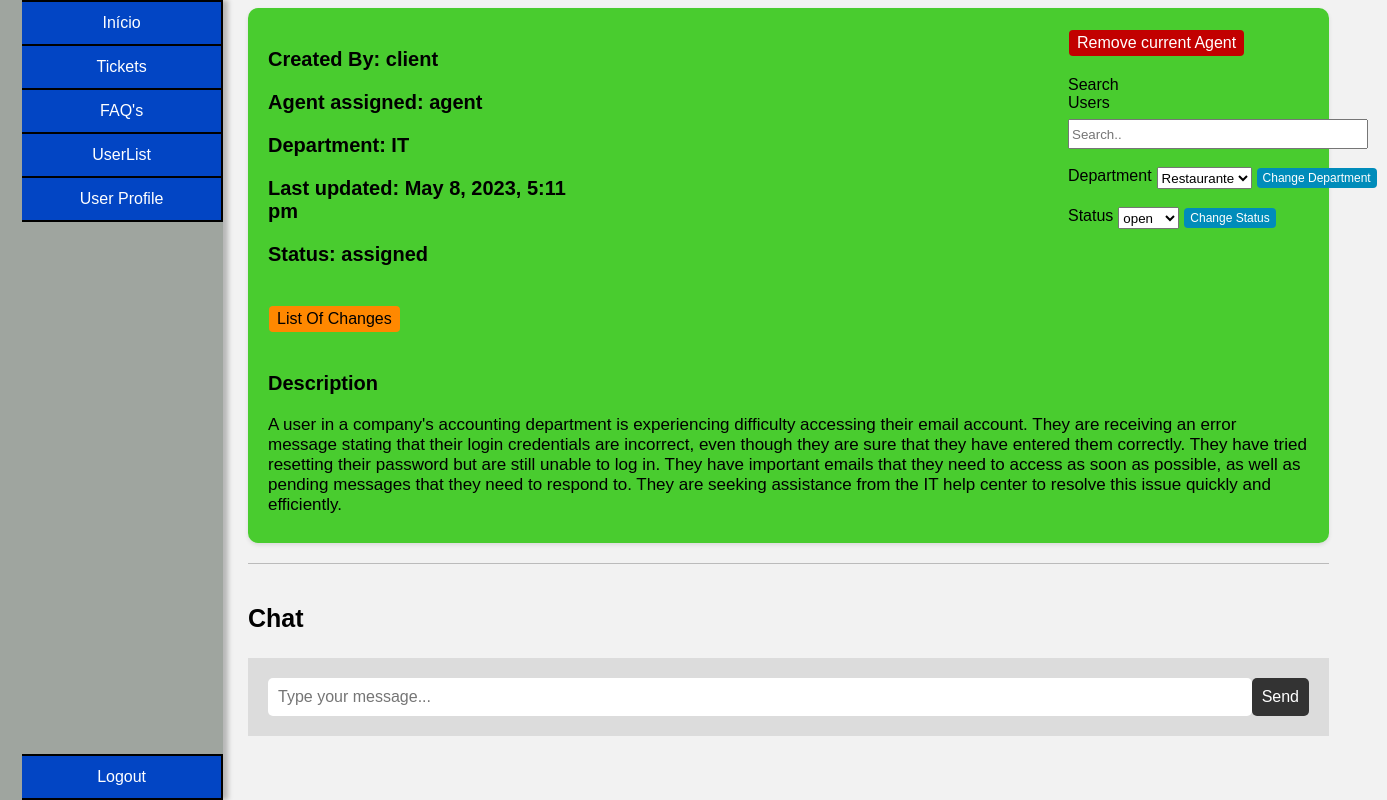
/ticket_page.php?ticket_id=1 (signed in), run on an earlier commit of the app's database.
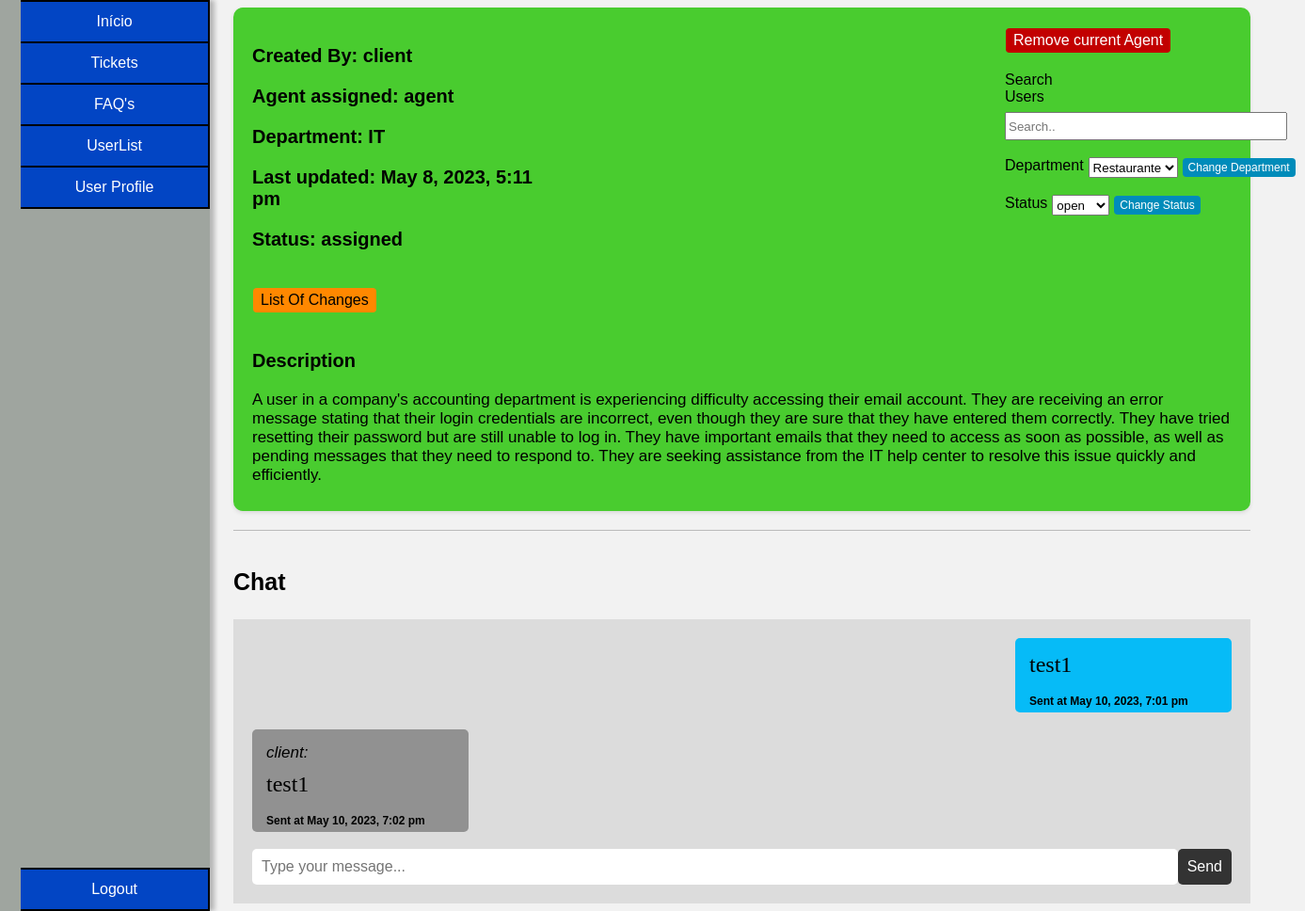
And on a later commit of the database.
### tables this page shows
CREATE TABLE user(
    id INTEGER PRIMARY KEY,
    name VARCHAR(50) NOT NULL,
    username VARCHAR(50) UNIQUE NOT NULL,
    email VARCHAR(50) UNIQUE NOT NULL,
    password VARCHAR(255) NOT NULL,
    role VARCHAR(10) CHECK(role = 'client' or role = 'agent' or role = 'admin') NOT NULL,
    department_id INTEGER,
    FOREIGN KEY (department_id) REFERENCES department(id)
);

CREATE TABLE department(
    id INTEGER PRIMARY KEY,
    name VARCHAR(50) NOT NULL
);

CREATE TABLE tickets(
    id INTEGER PRIMARY KEY,
    department_id INTEGER,
    client_id INTEGER,
    agent_id INTEGER,
    subject VARCHAR(200) NOT NULL,
    description TEXT NOT NULL,
    status VARCHAR(10) CHECK(status = 'open' or status = 'assigned' or status = 'closed') NOT NULL,
    priority VARCHAR(10) CHECK(priority = 'low' or priority = 'medium' or priority ='high') NOT NULL,
    created_at DATETIME NOT NULL,
    updated_at DATETIME,
    FOREIGN KEY (department_id) REFERENCES department(id),
    FOREIGN KEY (client_id) REFERENCES user(id),
    FOREIGN KEY (agent_id) REFERENCES user(id)
);

CREATE TABLE message(
    id INTEGER PRIMARY KEY,
    msg TEXT NOT NULL,
    ticket_id INTEGER NOT NULL,
    user_id INTEGER NOT NULL,
    created_at DATETIME NOT NULL,
    FOREIGN KEY (user_id) REFERENCES user(id),
    FOREIGN KEY (ticket_id) REFERENCES tickets(id)
);

### functions.php (called while the page is built, shortened)
<?php
function searchUser($id){
    $db = getDatabaseConnection();
    $stmt = $db->prepare('SELECT * FROM user WHERE id = ?');
    $stmt->execute(array($id));
    return $stmt->fetch();
}
function searchDepartment($department_id){
    $db = getDatabaseConnection();
    $stmt = $db->prepare('SELECT * FROM department WHERE id = ?');
    $stmt->execute(array($department_id));
    $department = $stmt->fetch();
    return $department;
}
function getAllDepartments(){
    $db = getDatabaseConnection();
    $stmt = $db->prepare('SELECT * FROM department');
    $stmt->execute();
    $departments = $stmt->fetchAll();
    return $departments;
}
function searchTicket($ticket_id){
    $db = getDatabaseConnection();
    $stmt = $db->prepare('SELECT * FROM tickets WHERE id = ?');
    $stmt->execute(array($ticket_id));
    $ticket = $stmt->fetch();
    return $ticket;
}
function getMessagesFromTicket($ticket_id){
    $db = getDatabaseConnection();
    $stmt = $db->prepare('SELECT * FROM message WHERE ticket_id = ?');
    $stmt->execute(array($ticket_id));
    $messages = $stmt->fetchAll();
    return $messages;
}
?>

### ticket_page.php (the view, shortened to what this page needs)
<?php
require_once('functions.php');
$user = searchUser($_SESSION["user_id"]);
$ticket_to_display = searchTicket($_GET["ticket_id"]);
$messages = getMessagesFromTicket($ticket_to_display["id"]);
?>
<!DOCTYPE html>
<html lang="en-US">
<link rel="stylesheet" href="css/style_index.css">
<link rel="stylesheet" href="css/ticket_page.css">
   <head>
   </head>
   <body>
    <div class="container_master">
      <div class="container">
      <ul class="buttons">
            <button class="index" onclick="indexPage()">Início</button>
            <button class="tickets" onclick="ticketsPage()">Tickets</button>
            <button class="faqs" onclick="faqsPage()">FAQ's</button>
            <button class="users" onclick="usersPage()">UserList</button>
            <button class="user_profile" onclick="sendDataUser('<?php echo $user['username'] ?>')">User Profile</button>
            <button class="logout" onclick="logoutPage()">Logout</button>
        </ul>
      </div>
      <div class="content">
        <div class="box">
        <div class="parent">
        <div class="info">
          <h3>Created By: <?php $search_user = searchUser($ticket_to_display["client_id"]); echo $search_user["name"]?></h3>
          <h3>Agent assigned: <?php $search_user = searchUser($ticket_to_display["agent_id"]); if($search_user != null){echo $search_user["name"];}else{echo "N/A";}?></h3>
          <h3>Department: <?php $department = searchDepartment($ticket_to_display["department_id"]);if($department != null){echo $department["name"];}else{echo "N/A";}?></h3>
          <h3>Last updated: <?php if($ticket_to_display["updated_at"] == null){echo $ticket_to_display["created_at"];}else{echo $ticket_to_display["updated_at"];} ?></h3>
          <h3>Status: <?php echo $ticket_to_display["status"]; ?></h3>
        </div>
        <div class="options">
        <?php if(($user["role"] != "client")):?>
        <?php if ($ticket_to_display["status"] != "closed"): ?>
            <div>
              <form method="POST">
                <input class="remove_agent" type="submit" value="Remove current Agent" name="updateAgent">
              </form>
            </div>
            <br>
            <div class="search_wrapper">
              <label for="search">Search Users</label><br>
              <input type="search" id="search_user_ticket" placeholder="Search.." style="width: 300px; height: 30px; margin-top: 7px;">
            </div>
            <br>
        <?php endif; ?>
        <form method="POST">
          <label for="department">Department</label>
            <?php
              $departments = getAllDepartments();
              echo "<select name='department' class='department'>";
              foreach($departments as $department){
                $d_name = $department['name'];
                $department_id = $department['id'];
                echo "<option value='$department_id'>$d_name</option>";
              }
              echo "</select>";
            ?>
            <br>
            <input class="change_department" type="submit" value="Change Department">
        </form>
        <br>
        <form method="POST">
          <label for="status">Status</label>
          <select name="status" class="status">
            <option value="open">open</option>
          </select>
          <br>
          <input class="change_status" type="submit" value="Change Status">
        </form>
        </div>
        </div>
        <br>
        <div class="changes">
          <button onclick="sendDataTicketList('<?php echo $ticket_to_display['id'] ?>')">List Of Changes</button>
        </div>
        <?php endif;?>
        <br>
        <div class="description">
          <h3>Description</h3>
          <p> <?php echo $ticket_to_display["description"] ?> </p>
        </div>
        <br>
        </div>
        <hr>
        <?php if($user["id"] == $ticket_to_display["agent_id"] || $user["id"] == $ticket_to_display["client_id"]):?>
        <h3>Chat</h3>
        <div class="chat">
          <?php
            foreach($messages as $message){
              if(searchUser($message["user_id"])["id"] == $user["id"]){
                echo "<div class='userMsg'> <p>" . $message["msg"] . "</p> <h6>Sent at ".$message["created_at"]."</h6> </div>";
                echo "<br>";
              }
              else{
                echo "<div class='otherUserMsg'> <em>".searchUser($message["user_id"])["username"].":</em><br><p> " . $message["msg"] . "</p> <h6>Sent at ".$message["created_at"]."</h6> </div>";
                echo "<br>";
              }
            }
          ?>
          <form method="POST">
            <input type="text" placeholder="Type your message..." name="sendReply">
			      <button>Send</button>
          </form>
        </div>
        <?php endif;?>
      </div>
    </div>
   </body>
</html>

### css/style_index.css (style rules this page uses)
body { font-family: Arial, sans-serif; background-color: #f2f2f2; }
.buttons .user_profile { border-bottom: solid 2px black; }
.buttons .logout { border-bottom: solid 2px black; }
.buttons li, .buttons button { background-color: #0245c4; text-decoration: none; color: white; border: none; color: white; padding: 12px 20px; text-align: center; text-decoration: none; display: inline-block; font-size: 16px; cursor: pointer; width: 10em; border-top: solid 2px black; border-right: solid 2px black; }
.buttons { margin-top: 0%; }
.buttons button { width: 12.61em; }
.logout { position: fixed; bottom: 0; }
.container_master { display: flex; justify-content: space-between; margin: 0 50px; margin-top: 0; }
.container { display: flex; justify-content: space-between; margin-left: -5.5%; background-color: #9fa59f; height: 100%; position: fixed; bottom: 0; box-shadow: 5px 0 5px rgba(0, 0, 0, 0.25), -5px 0 5px rgba(0, 0, 0, 0.25); }
.buttons { display: flex; flex-direction: column; align-items: flex-start; }
.content { flex: 1; margin-left: 190px; width: 50em; }

### css/ticket_page.css (style rules this page uses)
p { margin: 0; font-size: 24px; margin-bottom: -10px; }
h6 { font-size: 12px; margin-bottom: -10px; }
.otherUserMsg em { font-size: 17px; }
.otherUserMsg p { margin-top: 10px; font-family: serif; }
.userMsg p { font-family: serif; }
.chat { display: flex; flex-direction: column; padding: 20px; background-color: #dcdcdc; }
.userMsg { align-self: flex-end; background-color: rgb(6, 187, 247); border-radius: 5px; padding: 15px; max-width: 500px; min-width: 200px; word-wrap: break-word; }
.otherUserMsg { align-self: flex-start; background-color: rgb(145, 145, 145); border-radius: 5px; padding: 15px; max-width: 500px; min-width: 200px; word-wrap: break-word; }
form { display: flex; }
.chat input { flex: 1; border-radius: 5px; border: none; padding: 10px; font-size: 16px; }
.chat button { background-color: #333; color: #fff; border: none; border-radius: 5px; padding: 10px; font-size: 16px; cursor: pointer; }
hr { border: none; border-top: 1px solid #bbbbbb; margin: 20px 0; margin-bottom: 40px; }
.box { background-color: #22c402ce; padding: 20px; margin-bottom: 20px; border-radius: 10px; box-shadow: 0 2px 4px rgba(0, 0, 0, 0.1); }
.box h3 { font-size: 20px; }
.box p { font-size: 17px; }
h3 { font-size: 25px; font-family: sans-serif; }
.parent { width: 800px; }
.info { width: 300px; float: left; }
.options { width: 0px; float: right; }
.remove_agent { background-color: #c20000; border: none; border-radius: 4px; color: white; padding: 4px 8px; text-align: center; text-decoration: none; display: inline-block; font-size: 16px; margin: 2px 1px; cursor: pointer; }
.change_department { background-color: #008CBA; border: none; border-radius: 4px; color: white; padding: 3px 6px; text-align: center; text-decoration: none; display: inline-block; font-size: 12px; margin: 1px 0.5px; cursor: pointer; margin-left: 5px; }
.change_status { background-color: #008CBA; border: none; border-radius: 4px; color: white; padding: 3px 6px; text-align: center; text-decoration: none; display: inline-block; font-size: 12px; margin: 1px 0.5px; cursor: pointer; margin-left: 5px; }
select { margin-left: 5px; }
.changes button { background-color: rgb(255, 136, 0); border: none; border-radius: 4px; color: black; padding: 4px 8px; text-align: center; text-decoration: none; display: inline-block; font-size: 16px; margin: 2px 1px; cursor: pointer; }

What changed in the data, as far as the page shows it:
added message: msg "test1", created_at "May 10, 2023, 7:01 pm"
added message: user.username "client", msg "test1", created_at "May 10, 2023, 7:02 pm"
